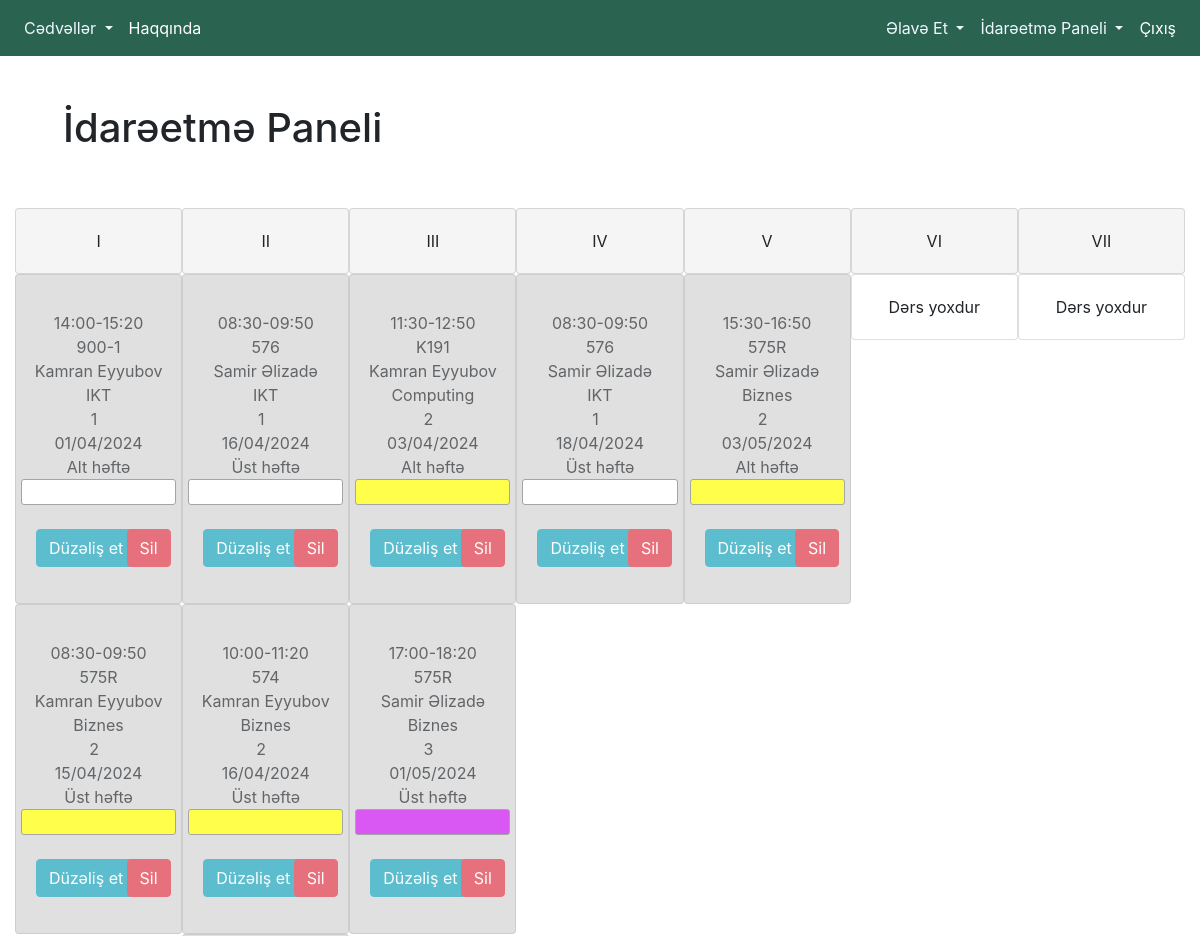
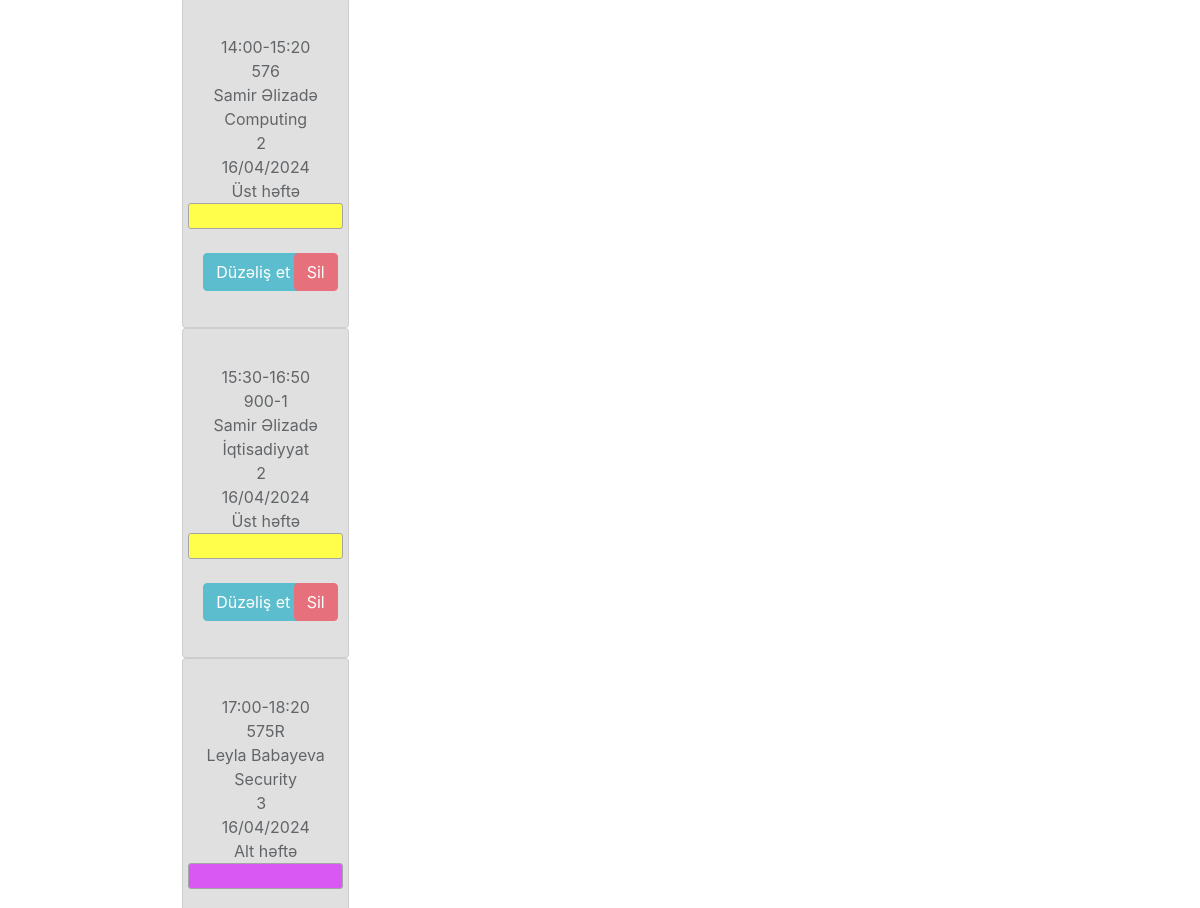
Page /panel-lessons/ (signed in, upper part) on the earlier database version (2 pictures, top to bottom).
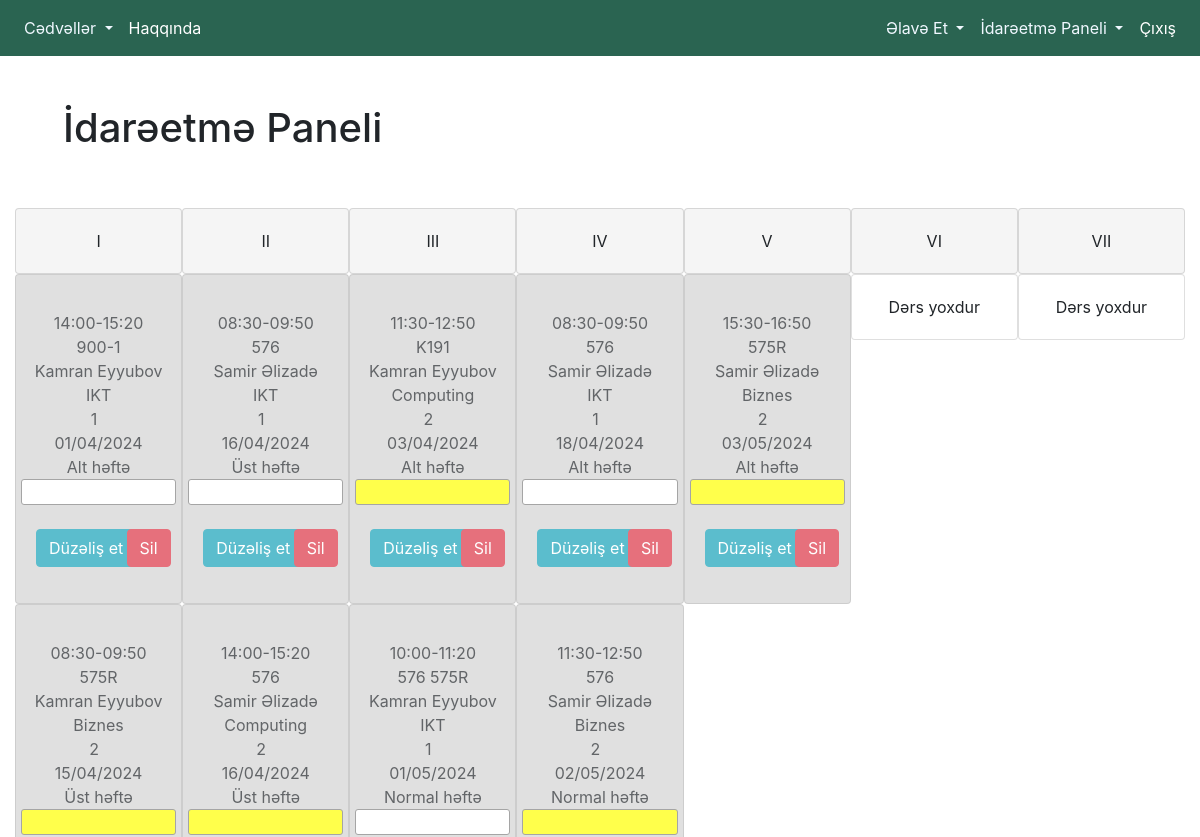
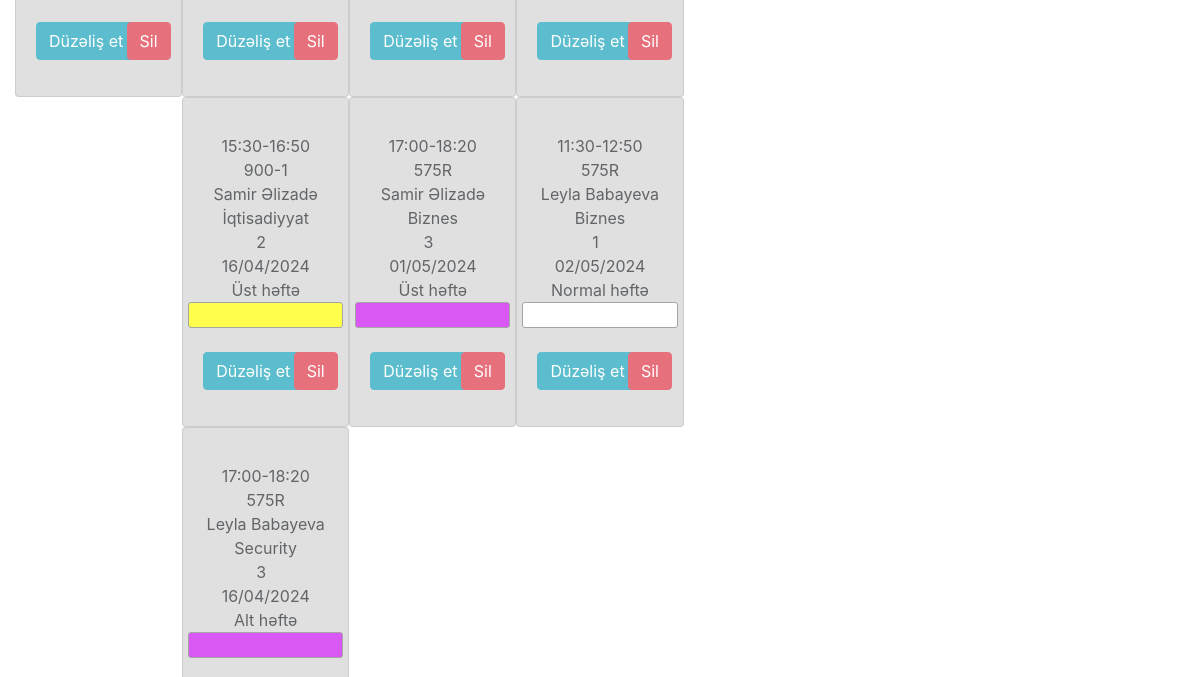
Same page on the later database version (2 pictures, top to bottom).
### lesson_calendar/models.py (models this page shows, shortened)
class Lesson(models.Model):
    classroom = models.ForeignKey(Classroom, on_delete=models.CASCADE)
    teacher = models.ForeignKey(Teacher, on_delete=models.CASCADE)
    group_number = models.ManyToManyField(Group)
    date = models.DateField(default=timezone.now)
    topic_name = models.CharField(max_length=100)
    LESSON_WEEK_CHOICES = (
        ('Normal', 'Normal'),
        ('Üst', 'Üst'),
        ('Alt', 'Alt'),
    )
    lesson_week = models.CharField(max_length=10, choices=LESSON_WEEK_CHOICES, default= 'Normal')
    LESSON_TYPES = (
        ('adi', 'Adi'),
        ('hibrid', 'Hibrid'),
        ('flip', 'Flip'),
    )
    lesson_type = models.CharField(max_length=10, choices=LESSON_TYPES, default= 'adi')
    LESSON_KIND = (
        ('seminar', 'Seminar'),
        ('mühazirə', 'Mühazirə'),
    )
    lesson_kind = models.CharField(max_length=10, choices=LESSON_KIND, default= 'seminar')
    TIME_INTERVALS = (
    ('08:30-09:50', '08:30 - 09:50'),
    ('10:00-11:20', '10:00 - 11:20'),
    ('11:30-12:50', '11:30 - 12:50'),
    ('14:00-15:20', '14:00 - 15:20'),
    ('15:30-16:50', '15:30 - 16:50'),
    ('17:00-18:20', '17:00 - 18:20'),
    )
    time_interval = models.CharField(max_length=11, choices=TIME_INTERVALS)

class Group(models.Model):
    group_number = models.CharField(max_length=20)
    def __str__(self):
        return self.group_number

class Teacher(models.Model):
    name = models.CharField(max_length=100)
    def __str__(self):
        return self.name

class Classroom(models.Model):
    id = models.IntegerField(primary_key=True)
    class_number = models.IntegerField()
    CLASSROOM_TYPES = (
        ('adi', 'Adi'),
        ('hibrid', 'Hibrid'),
        ('laboratoriya', 'Laboratoriya'),
    )
    is_simple_classroom = models.CharField(max_length=20, choices=CLASSROOM_TYPES, default='adi')
    CLASSROOM_NETWORK_TYPES = (
        ('-', '-'),
        ('wifi', 'Wifi'),
    )
    classroom_network_types = models.CharField(max_length=10, choices=CLASSROOM_NETWORK_TYPES, null=True)
    class_capacity = models.IntegerField(default=20)

### lesson_calendar/views.py (the view, shortened to what this page needs)
# urls.py: path('panel-lessons/', login_required(panel_lessons), name='panel_lessons'),
def panel_lessons(request):
    now = datetime.now()
    today = now.date()
    show_filter_button = False
    if request.method == 'GET':
        if 'refresh' in request.GET:
            return redirect('panel_lessons')
        form = LessonFilterForm(request.GET)
        if form.is_valid():
            group_number = form.cleaned_data.get('group_number')
            teacher = form.cleaned_data.get('teacher')
            lesson_week = form.cleaned_data.get('lesson_week')
            classroom = form.cleaned_data.get('classroom')
            time_interval = form.cleaned_data.get('time_interval')
            day_of_week = form.cleaned_data.get('day_of_week')
            lesson_type = form.cleaned_data.get('lesson_type')
            lesson_kind = form.cleaned_data.get('lesson_kind')
            queryset = Lesson.objects.all()
            if group_number:
                queryset = queryset.filter(group_number=group_number)
            if teacher:
                queryset = queryset.filter(teacher=teacher)
            if lesson_week:
                queryset = queryset.filter(lesson_week=lesson_week)
            if classroom:
                queryset = queryset.filter(classroom=classroom)
            if time_interval:
                queryset = queryset.filter(time_interval=time_interval)
            if lesson_type:
                queryset = queryset.filter(lesson_type=lesson_type)
            if lesson_kind:
                queryset = queryset.filter(lesson_kind=lesson_kind)
            if day_of_week:
                queryset = queryset.filter(date__week_day=day_of_week)
            queryset = queryset.order_by('date', F('time_interval').asc())
            lessons_by_day = {to_roman(day): [] for day in range(1, 8)}  # Monday is indexed as 1
            for lesson in queryset:
                day_of_week = lesson.date.weekday() + 1  # Adjust indexing for Monday
                roman_day = to_roman(day_of_week)
                lesson_date = lesson.date
                start_time_str, end_time_str = lesson.time_interval.split('-')
                start_time = datetime.strptime(start_time_str, '%H:%M').time()
                end_time = datetime.strptime(end_time_str, '%H:%M').time()
                if lesson_date < today:
                    lesson.is_past = True
                elif lesson_date <= today and (end_time < now.time() or (end_time == now.time() and lesson_date < today)):
                    lesson.is_past = True
                else:
                    lesson.is_past = False
                lessons_by_day[roman_day].append(lesson)
            return render(request, 'panel_lessons.html', {'lessons_by_day': lessons_by_day, 'form': form, 'show_filter_button': show_filter_button})
    return render(request, 'panel_lessons.html', {'lessons_by_day': lessons_by_day, 'show_filter_button': show_filter_button})

### lesson_calendar/views.py (called while the page is built)
def to_roman(number):
    roman_numerals = {1: 'I', 2: 'II', 3: 'III', 4: 'IV', 5: 'V', 6: 'VI', 7: 'VII'}
    return roman_numerals.get(number, '')

### templates/panel_lessons.html (shortened to what this page needs)
{% extends 'index.html' %}
{% block content %}
<div class="container-fluid">
    <div class="row m-lg-5">
        <div class="col-xs-8">
            <div class="page-head">
                <div class="page-title">
                    <h1>
                        İdarəetmə Paneli
                    </h1>
                </div>
            </div>
        </div>
    </div>
    <div class="row no-gutters">
        {% for day, lessons in lessons_by_day.items %}
        <div class="col">
            <div class="card" style="background-color: whitesmoke;">
                <div class="card-body">
                    <p class="card-text text-center">{{ day }}</p>
                </div>
            </div>
            {% if lessons %}
            {% for lesson in lessons %}
            <div class="card" {% if lesson.is_past %}style="background-color: lightgray; opacity: 0.7;" {% endif %}>
                <div class="card-body">
                    <p class="card-text text-center">
                    <div class="row justify-content-center align-items-center">
                        {{ lesson.time_interval }}
                    </div>
                    <div class="row justify-content-center align-items-center">
                        {% for group in lesson.group_number.all %}
                            {{ group }}
                        {% endfor %}
                    </div>
                    <div class="row justify-content-center align-items-center">
                        {{ lesson.teacher }}
                    </div>
                    <div class="row justify-content-center align-items-center">
                        {{ lesson.topic_name }}
                    </div>
                    <div class="row justify-content-center align-items-center">
                        {{ lesson.classroom.class_number }} &nbsp;
                    </div>
                    <div class="row justify-content-center align-items-center">
                        {{ lesson.date|date:"d/m/Y" }}
                    </div>
                    <div class="row justify-content-center align-items-center">
                        {{ lesson.lesson_week }} həftə
                    </div>
                    <div class="row">
                        {% if lesson.classroom.is_simple_classroom == 'hibrid' %}
                        <div class="highlighted d-inline b-br col-md-12">&nbsp;</div>
                        {% elif lesson.classroom.is_simple_classroom == 'laboratoriya' %}
                        <div class="highlighted3 d-inline b-br col-md-12">&nbsp;</div>
                        {% else %}
                        <div class="highlighted2 d-inline b-br col-md-12">&nbsp;</div>
                        {% endif %}
                    </div>
                    <br>
                    <div class="row justify-content-between">
                        <div class="col-md-6 align-items-center">
                            <button class="btn btn-info">
                                <a href="{% url 'update_lesson' lesson.pk %}" class="text-decoration-none">Düzəliş et</a>
                            </button>
                        </div>
                        <div class="col-md-5 align-items-center">
                            <button class="btn btn-danger">
                                <a href="{% url 'delete_lesson' lesson.pk %}" class="text-decoration-none" onclick="return confirm('Bu dərsi silmək istədiyinizə əminsiniz?')">Sil</a>
                            </button>
                        </div>
                    </div>
                    </p>
                </div>
            </div>
            {% endfor %}
            {% else %}
            <div class="card">
                <div class="card-body">
                    <p class="card-text text-center">Dərs yoxdur</p>
                </div>
            </div>
            {% endif %}
        </div>
        {% endfor %}
    </div>
</div>
<br>
<br>
{% endblock content %}

Differences in the rows shown:
removed Lesson: time_interval "10:00-11:20", teacher "Kamran Eyyubov", topic_name "Biznes", classroom.class_number "2", date "16/04/2024", lesson_week "Üst", shown under "II"
no longer on this page (row unchanged): Group: group_number "574", shown under "10:00-11:20"
added Lesson: time_interval "10:00-11:20", teacher "Kamran Eyyubov", topic_name "IKT", classroom.class_number "1", date "01/05/2024", lesson_week "Normal", Group (group_number "576"), Group (group_number "575R"), shown under "III"
changed Lesson (number 10 of 13 on the later page): lesson_week "Üst" → "Alt"
added Lesson: time_interval "11:30-12:50", teacher "Samir Əlizadə", topic_name "Biznes", classroom.class_number "2", date "02/05/2024", lesson_week "Normal", Group (group_number "576"), shown under "IV"
added Lesson: time_interval "11:30-12:50", teacher "Leyla Babayeva", topic_name "Biznes", classroom.class_number "1", date "02/05/2024", lesson_week "Normal", Group (group_number "575R"), shown under "IV"
